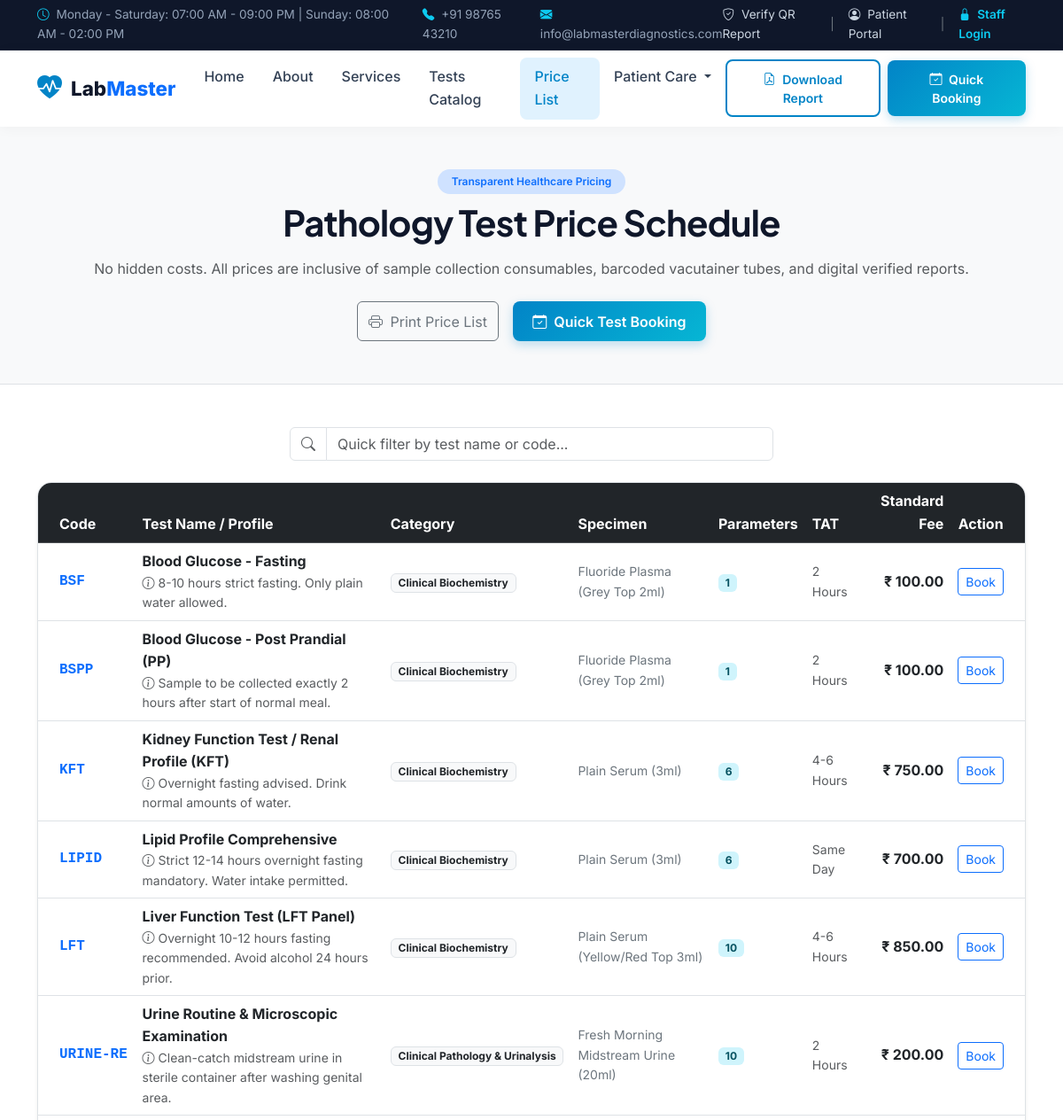
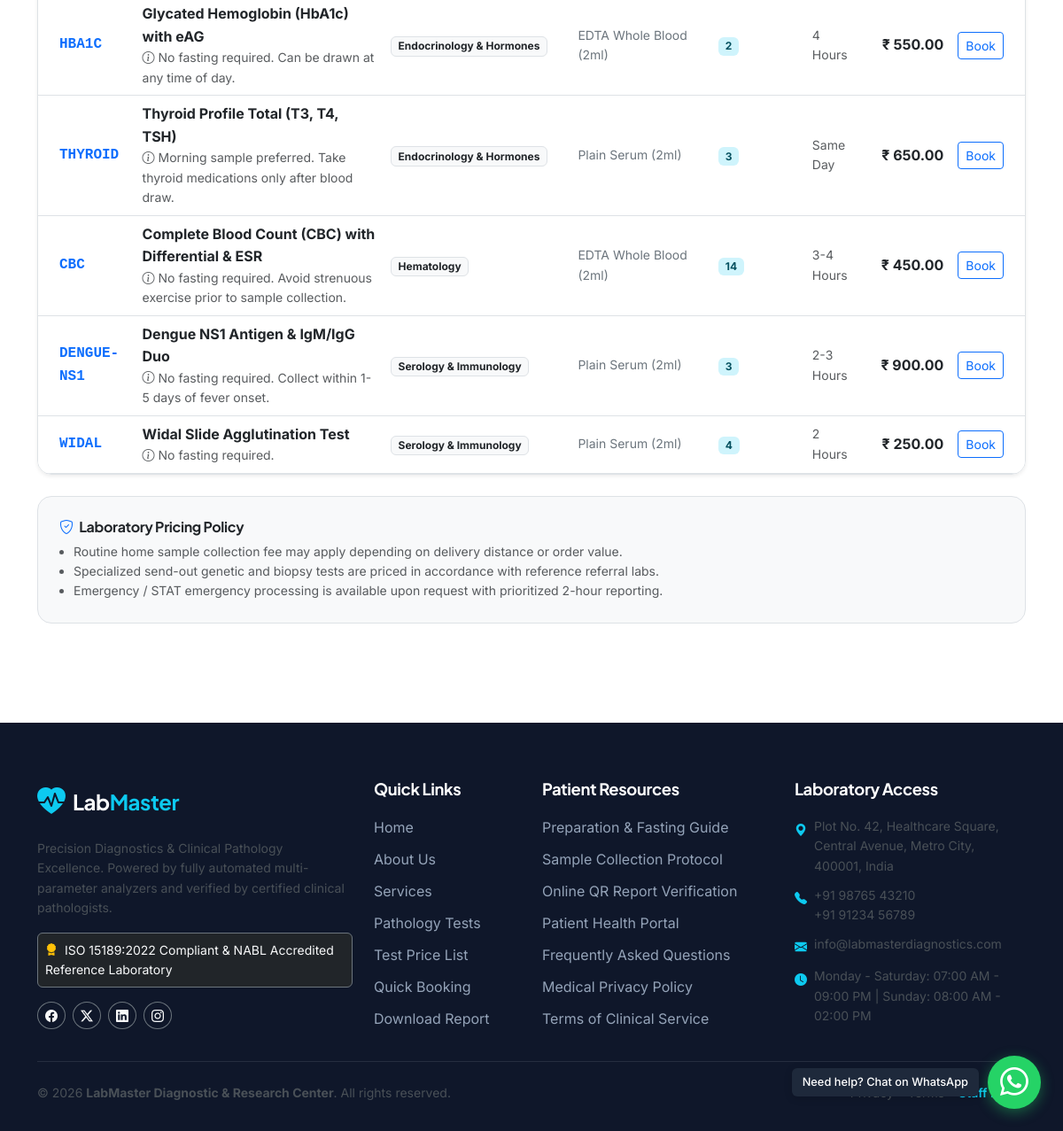
The app's page /price-list.php with its own data (2 pictures, top to bottom).
### tables this page shows
CREATE TABLE `tests` (
  `id` INT AUTO_INCREMENT PRIMARY KEY,
  `category_id` INT NOT NULL,
  `test_code` VARCHAR(50) NOT NULL UNIQUE,
  `test_name` VARCHAR(150) NOT NULL,
  `short_name` VARCHAR(50) NULL,
  `specimen_type` VARCHAR(100) NOT NULL DEFAULT 'Serum',
  `department` VARCHAR(100) NULL,
  `price` DECIMAL(10,2) NOT NULL DEFAULT 0.00,
  `cost_price` DECIMAL(10,2) DEFAULT 0.00,
  `turnaround_time` VARCHAR(100) DEFAULT 'Same Day (4-6 Hours)',
  `method` VARCHAR(100) NULL,
  `instructions` TEXT NULL,
  `clinical_significance` TEXT NULL,
  `is_package` TINYINT(1) DEFAULT 0,
  `is_active` TINYINT(1) DEFAULT 1,
  `created_at` TIMESTAMP DEFAULT CURRENT_TIMESTAMP,
  FOREIGN KEY (`category_id`) REFERENCES `test_categories`(`id`),
  INDEX (`test_code`),
  INDEX (`test_name`),
  INDEX (`category_id`)
);

CREATE TABLE `test_categories` (
  `id` INT AUTO_INCREMENT PRIMARY KEY,
  `name` VARCHAR(100) NOT NULL,
  `code` VARCHAR(50) NOT NULL UNIQUE,
  `description` TEXT NULL,
  `icon` VARCHAR(50) DEFAULT 'bi-droplet',
  `sort_order` INT DEFAULT 0,
  `is_active` TINYINT(1) DEFAULT 1
);

### config/database.php (called while the page is built, shortened)
<?php
class Database
{
    private static ?PDO $instance = null;
    public static function getInstance(): PDO
    {
        if (self::$instance === null) {
            $host = self::DB_HOST;
            $port = self::DB_PORT;
            $name = self::DB_NAME;
            $user = self::DB_USER;
            $pass = self::DB_PASS;
            $charset = self::DB_CHARSET;
            $dsn = sprintf(
                'mysql:host=%s;port=%s;dbname=%s;charset=%s',
                $host,
                $port,
                $name,
                $charset
            );
            $options = [
                PDO::ATTR_ERRMODE            => PDO::ERRMODE_EXCEPTION,
                PDO::ATTR_DEFAULT_FETCH_MODE => PDO::FETCH_ASSOC,
                PDO::ATTR_EMULATE_PREPARES   => false,
                PDO::MYSQL_ATTR_INIT_COMMAND => "SET NAMES utf8mb4 COLLATE utf8mb4_unicode_ci"
            ];
            try {
                self::$instance = new PDO($dsn, $user, $pass, $options);
            } catch (PDOException $e) {
                error_log('Database Connection Error: ' . $e->getMessage());
                die('Database Connection Failed. Please ensure MariaDB/MySQL is active and credentials are correct.');
            }
        }
        return self::$instance;
    }
    public static function query(string $sql, array $params = []): PDOStatement
    {
        $stmt = self::getInstance()->prepare($sql);
        $stmt->execute($params);
        return $stmt;
    }
    public static function fetchAll(string $sql, array $params = []): array
    {
        return self::query($sql, $params)->fetchAll();
    }
}

### includes/functions.php (called while the page is built, shortened)
<?php
require_once dirname(__DIR__) . '/config/config.php';
function e(?string $value): string
{
    return htmlspecialchars((string)($value ?? ''), ENT_QUOTES, 'UTF-8');
}
function format_currency(float|int|string $amount): string
{
    $symbol = Settings::get('currency_symbol', '₹');
    $val = (float)$amount;
    return $symbol . ' ' . number_format($val, 2);
}

### config/config.php (called while the page is built, shortened)
<?php
require_once __DIR__ . '/database.php';
class Settings
{
    private static array $cache = [];
    private static bool $loaded = false;
    public static function load(): void
    {
        if (self::$loaded) {
            return;
        }
        try {
            $rows = Database::fetchAll("SELECT `setting_key`, `setting_value` FROM `system_settings`");
            foreach ($rows as $row) {
                self::$cache[$row['setting_key']] = $row['setting_value'];
            }
            self::$loaded = true;
        } catch (Exception $e) {
            self::$cache = [
                'lab_name' => 'LabMaster Diagnostic & Research Center',
                'lab_phone' => '+91 98765 43210',
                'lab_email' => 'info@labmasterdiagnostics.com',
                'currency_symbol' => '₹',
                'patient_prefix' => 'LM-P-',
                'order_prefix' => 'LM-ACC-',
                'report_prefix' => 'LM-REP-',
                'invoice_prefix' => 'LM-INV-',
                'whatsapp_floating_phone' => '919876543210',
                'whatsapp_floating_enabled' => '1',
            ];
        }
    }
    public static function get(string $key, ?string $default = null): ?string
    {
        return self::$cache[$key] ?? $default;
    }
}

### price-list.php (the view, shortened to what this page needs)
<?php
require_once __DIR__ . '/config/config.php';
require_once __DIR__ . '/includes/functions.php';
$allTests = Database::fetchAll(
    "SELECT t.*, c.name as category_name,
     (SELECT COUNT(*) FROM `test_parameters` tp WHERE tp.test_id = t.id) as param_count
     FROM `tests` t
     JOIN `test_categories` c ON t.category_id = c.id
     WHERE t.is_active = 1
     ORDER BY c.name ASC, t.test_name ASC"
);
require_once __DIR__ . '/includes/header.php';
?>
<section class="py-5 bg-light border-bottom d-print-none">
  <div class="container text-center">
    <span class="badge bg-primary-subtle text-primary fw-semibold px-3 py-2 rounded-pill mb-2">Transparent Healthcare Pricing</span>
    <h1 class="fw-bold mb-3">Pathology Test Price Schedule</h1>
    <p class="text-muted max-w-700 mx-auto">
      No hidden costs. All prices are inclusive of sample collection consumables, barcoded vacutainer tubes, and digital verified reports.
    </p>
    <div class="d-flex justify-content-center gap-3 mt-4">
      <button onclick="window.print()" class="btn btn-outline-secondary">
        <i class="bi bi-printer me-1"></i> Print Price List
      </button>
      <a href="<?= BASE_URL ?>/booking.php" class="btn btn-primary-lm">
        <i class="bi bi-calendar-check me-1"></i> Quick Test Booking
      </a>
    </div>
  </div>
</section>
<section class="py-5 bg-white">
  <div class="container">
    <div class="row mb-4 d-print-none">
      <div class="col-md-6 mx-auto">
        <div class="input-group">
          <span class="input-group-text bg-white"><i class="bi bi-search text-muted"></i></span>
          <input type="text" id="priceSearch" class="form-control" placeholder="Quick filter by test name or code..." onkeyup="filterPriceTable()">
        </div>
      </div>
    </div>
    <div class="table-responsive shadow-sm rounded-4 border">
      <table class="table table-hover align-middle mb-0" id="priceTable">
        <thead class="table-dark">
          <tr>
            <th class="ps-4">Code</th>
            <th>Test Name / Profile</th>
            <th>Category</th>
            <th>Specimen</th>
            <th>Parameters</th>
            <th>TAT</th>
            <th class="text-end">Standard Fee</th>
            <th class="text-center pe-4 d-print-none">Action</th>
          </tr>
        </thead>
        <tbody>
          <?php if (empty($allTests)): ?>
            <tr>
              <td colspan="8" class="text-center py-4 text-muted">No diagnostic tests currently listed.</td>
            </tr>
          <?php else: ?>
            <?php foreach ($allTests as $t): ?>
            <tr>
              <td class="ps-4 font-monospace fw-bold text-primary"><?= e($t['test_code']) ?></td>
              <td>
                <div class="fw-bold text-dark"><?= e($t['test_name']) ?></div>
                <?php if (!empty($t['instructions'])): ?>
                  <div class="small text-muted"><i class="bi bi-info-circle me-1"></i><?= e($t['instructions']) ?></div>
                <?php endif; ?>
              </td>
              <td><span class="badge bg-light text-dark border"><?= e($t['category_name']) ?></span></td>
              <td class="small text-secondary"><?= e($t['specimen_type']) ?></td>
              <td><span class="badge bg-info-subtle text-info-emphasis"><?= (int)$t['param_count'] ?></span></td>
              <td class="small text-muted"><?= e($t['turnaround_time'] ?? '4-6 Hrs') ?></td>
              <td class="text-end fw-bold text-dark fs-6"><?= format_currency((float)$t['price']) ?></td>
              <td class="text-center pe-4 d-print-none">
                <a href="<?= BASE_URL ?>/booking.php?test_id=<?= (int)$t['id'] ?>" class="btn btn-sm btn-outline-primary">
                  Book
                </a>
              </td>
            </tr>
            <?php endforeach; ?>
          <?php endif; ?>
        </tbody>
      </table>
    </div>
    <div class="p-4 bg-light rounded-4 border mt-4 small text-muted">
      <h6 class="fw-bold text-dark mb-2"><i class="bi bi-shield-check text-primary me-1"></i> Laboratory Pricing Policy</h6>
      <ul class="mb-0 ps-3">
        <li>Routine home sample collection fee may apply depending on delivery distance or order value.</li>
        <li>Specialized send-out genetic and biopsy tests are priced in accordance with reference referral labs.</li>
        <li>Emergency / STAT emergency processing is available upon request with prioritized 2-hour reporting.</li>
      </ul>
    </div>
  </div>
</section>
<?php require_once __DIR__ . '/includes/footer.php'; ?>

### assets/css/style.css (style rules this page uses)
:root { --lm-primary: #0284c7; --lm-primary-dark: #0369a1; --lm-primary-light: #e0f2fe; --lm-secondary: #0f172a; --lm-accent: #06b6d4; --lm-success: #10b981; --lm-warning: #f59e0b; --lm-danger: #ef4444; --lm-bg-light: #f8fafc; --lm-border: #e2e8f0; --lm-text-main: #1e293b; --lm-text-muted: #64748b; --lm-radius: 12px; --lm-shadow-sm: 0 1px 3px rgba(0,0,0,0.05); --lm-shadow: 0 4px 12px rgba(15, 23, 42, 0.08); --lm-shadow-lg: 0 12px 30px rgba(15, 23, 42, 0.12); }
body { font-family: 'Inter', -apple-system, BlinkMacSystemFont, "Segoe UI", Roboto, sans-serif; color: var(--lm-text-main); background-color: #ffffff; line-height: 1.6; overflow-x: hidden; }
h1, h2, h3, h4, h5, h6, .brand-font { font-family: 'Plus Jakarta Sans', sans-serif; font-weight: 700; color: var(--lm-secondary); letter-spacing: -0.02em; }
.btn-primary-lm { background: linear-gradient(135deg, var(--lm-primary) 0%, var(--lm-accent) 100%); color: #ffffff; border: none; font-weight: 600; padding: 0.65rem 1.4rem; border-radius: 8px; box-shadow: 0 4px 12px rgba(2, 132, 199, 0.25); transition: all 0.25s ease; }

### records on screen
tests: test_code "BSF", test_name "Blood Glucose - Fasting", instructions "8-10 hours strict fasting. Only plain water allowed.", category.name "Clinical Biochemistry", specimen_type "Fluoride Plasma (Grey Top 2ml)", param_count "1", turnaround_time "2 Hours", price "₹ 100.00"
tests: test_code "BSPP", test_name "Blood Glucose - Post Prandial (PP)", instructions "Sample to be collected exactly 2 hours after start of normal meal.", category.name "Clinical Biochemistry", specimen_type "Fluoride Plasma (Grey Top 2ml)", param_count "1", turnaround_time "2 Hours", price "₹ 100.00"
tests: test_code "KFT", test_name "Kidney Function Test / Renal Profile (KFT)", instructions "Overnight fasting advised. Drink normal amounts of water.", category.name "Clinical Biochemistry", specimen_type "Plain Serum (3ml)", param_count "6", turnaround_time "4-6 Hours", price "₹ 750.00"
tests: test_code "LIPID", test_name "Lipid Profile Comprehensive", instructions "Strict 12-14 hours overnight fasting mandatory. Water intake permitted.", category.name "Clinical Biochemistry", specimen_type "Plain Serum (3ml)", param_count "6", turnaround_time "Same Day", price "₹ 700.00"
tests: test_code "LFT", test_name "Liver Function Test (LFT Panel)", instructions "Overnight 10-12 hours fasting recommended. Avoid alcohol 24 hours prior.", category.name "Clinical Biochemistry", specimen_type "Plain Serum (Yellow/Red Top 3ml)", param_count "10", turnaround_time "4-6 Hours", price "₹ 850.00"
tests: test_code "URINE-RE", test_name "Urine Routine & Microscopic Examination", instructions "Clean-catch midstream urine in sterile container after washing genital area.", category.name "Clinical Pathology & Urinalysis", specimen_type "Fresh Morning Midstream Urine (20ml)", param_count "10", turnaround_time "2 Hours", price "₹ 200.00"
tests: test_code "HBA1C", test_name "Glycated Hemoglobin (HbA1c) with eAG", instructions "No fasting required. Can be drawn at any time of day.", category.name "Endocrinology & Hormones", specimen_type "EDTA Whole Blood (2ml)", param_count "2", turnaround_time "4 Hours", price "₹ 550.00"
tests: test_code "THYROID", test_name "Thyroid Profile Total (T3, T4, TSH)", instructions "Morning sample preferred. Take thyroid medications only after blood draw.", category.name "Endocrinology & Hormones", specimen_type "Plain Serum (2ml)", param_count "3", turnaround_time "Same Day", price "₹ 650.00"
tests: test_code "CBC", test_name "Complete Blood Count (CBC) with Differential & ESR", instructions "No fasting required. Avoid strenuous exercise prior to sample collection.", category.name "Hematology", specimen_type "EDTA Whole Blood (2ml)", param_count "14", turnaround_time "3-4 Hours", price "₹ 450.00"
tests: test_code "DENGUE-NS1", test_name "Dengue NS1 Antigen & IgM/IgG Duo", instructions "No fasting required. Collect within 1-5 days of fever onset.", category.name "Serology & Immunology", specimen_type "Plain Serum (2ml)", param_count "3", turnaround_time "2-3 Hours", price "₹ 900.00"
tests: test_code "WIDAL", test_name "Widal Slide Agglutination Test", instructions "No fasting required.", category.name "Serology & Immunology", specimen_type "Plain Serum (2ml)", param_count "4", turnaround_time "2 Hours", price "₹ 250.00"

### other values on screen
$workingHours "Monday - Saturday: 07:00 AM - 09:00 PM | Sunday: 08:00 AM - 02:00 PM"
$labPhone "+91 98765 43210"
$labEmail "info@labmasterdiagnostics.com"
$labTagline "Precision Diagnostics & Clinical Pathology Excellence"
$accreditation "ISO 15189:2022 Compliant & NABL Accredited Reference Laboratory"
$labAddress "Plot No. 42, Healthcare Square, Central Avenue, Metro City, 400001, India"
$labAltPhone "+91 91234 56789"
Settings::get('working_hours', 'Mon - Sat: 7am - 9pm') "Monday - Saturday: 07:00 AM - 09:00 PM | Sunday: 08:00 AM - 02:00 PM"
$labName "LabMaster Diagnostic & Research Center"
